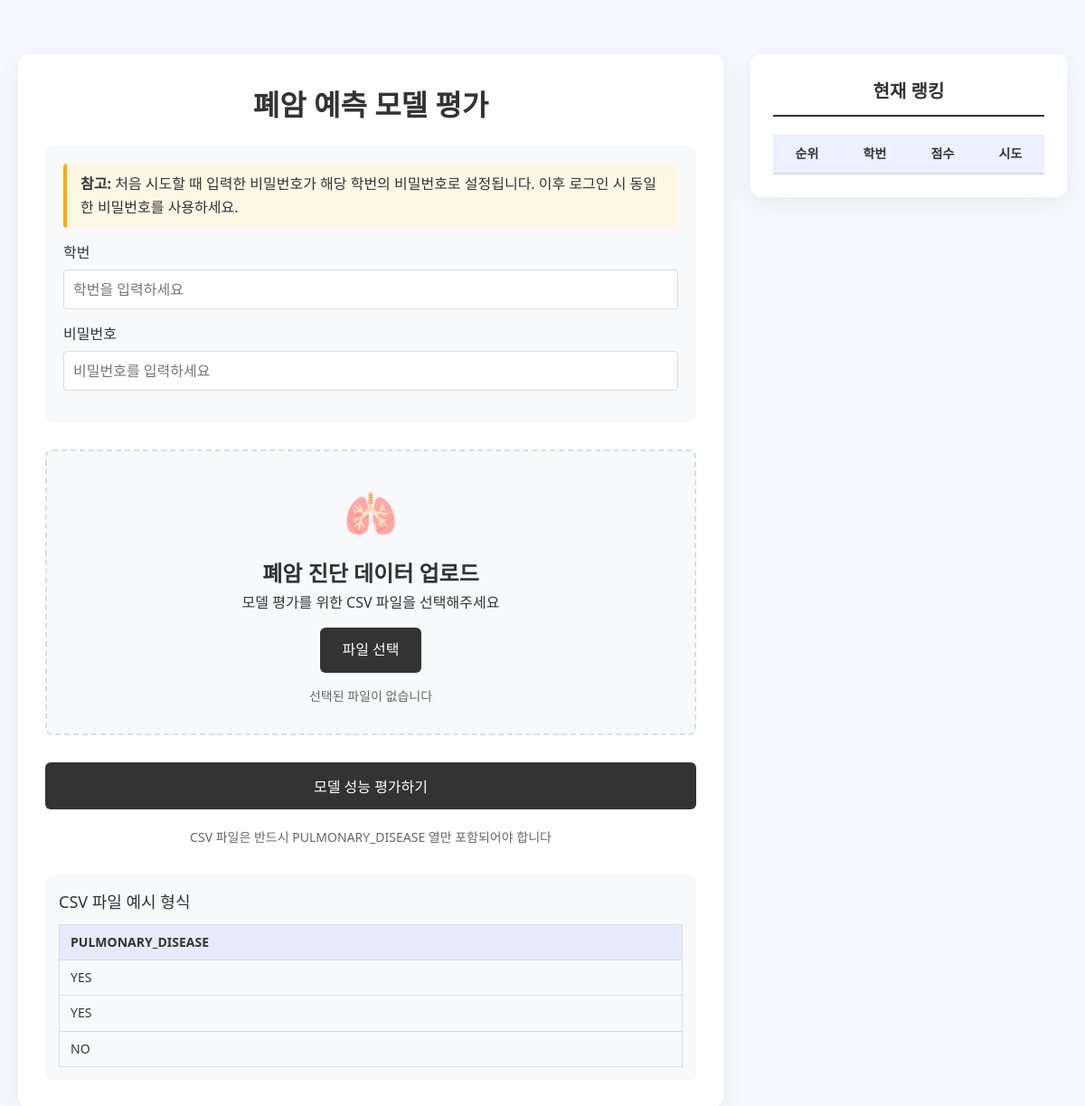
Before: / with the older database file.
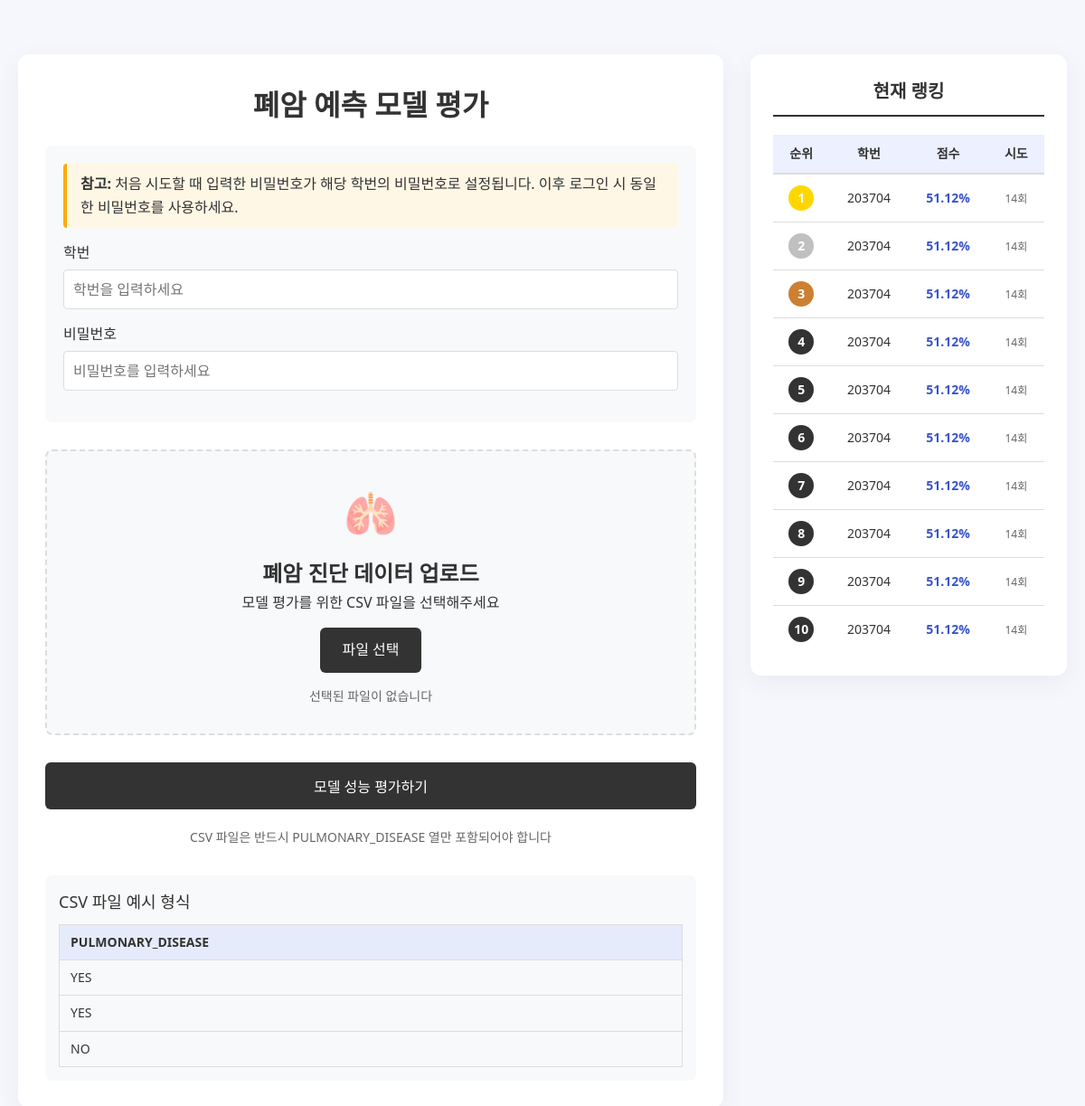
After: the same page with the newer database file.
### models.py (models this page shows)
class Score(db.Model):
    __tablename__ = 'score'
    id = db.Column(db.Integer, primary_key=True, autoincrement=True)  # 기본 키 추가
    userid = db.Column(db.Integer, db.ForeignKey('user.userid'), nullable=False)
    score = db.Column(db.Float)
    user = db.relationship('User', back_populates='scores')

### tasty.py (the view)
@app.route('/')
def index():
    return render_template('reviewform.html', rankings = get_top_scores())

### tasty.py (called while the page is built)
@app.route('/top_scores')
def get_top_scores():
    top_scores = Score.query.order_by(Score.score.desc()).limit(10).all()
    score_list = [
        {
            "rank": idx + 1,
            "student_id": s.userid,
            "score": round(s.score, 2),  # 퍼센트 변환
            "tries": Score.query.filter_by(userid=s.userid).count()  # 유저의 시도 횟수
        }
        for idx, s in enumerate(top_scores)
    ]
    return score_list

### templates/reviewform.html (shortened to what this page needs)
<!doctype html>
<html lang="ko">
  <head>
  </head>
  <body>
    <div class="container">
      <div class="main-content">
        <h1>폐암 예측 모델 평가</h1>
        <form method="post" action="/results" enctype="multipart/form-data">
          <div class="auth-container">
            <div class="auth-info">
              <p><strong>참고:</strong> 처음 시도할 때 입력한 비밀번호가 해당 학번의 비밀번호로 설정됩니다. 이후 로그인 시 동일한 비밀번호를 사용하세요.</p>
            </div>
            <div class="form-group">
              <label for="student_id">학번</label>
              <input type="text" id="student_id" name="student_id" class="form-control" required placeholder="학번을 입력하세요">
            </div>
            <div class="form-group">
              <label for="password">비밀번호</label>
              <input type="password" id="password" name="password" class="form-control" required placeholder="비밀번호를 입력하세요">
            </div>
          </div>
          <div class="file-upload-container">
            <div class="file-icon">🫁</div>
            <h2>폐암 진단 데이터 업로드</h2>
            <p>모델 평가를 위한 CSV 파일을 선택해주세요</p>
            <label for="csv_file" class="file-label">파일 선택</label>
            <div id="file-name" class="file-name">선택된 파일이 없습니다</div>
          </div>
          <button type="submit" class="submit-btn" name="submit_btn">모델 성능 평가하기</button>
          <p class="info-text">CSV 파일은 반드시 PULMONARY_DISEASE 열만 포함되어야 합니다</p>
        </form>
        <div class="example-container">
          <h3>CSV 파일 예시 형식</h3>
          <table class="example-table">
            <thead>
              <tr>
                <th>PULMONARY_DISEASE</th>
              </tr>
            </thead>
            <tbody>
              <tr>
                <td>YES</td>
              </tr>
              <tr>
                <td>YES</td>
              </tr>
              <tr>
                <td>NO</td>
              </tr>
            </tbody>
          </table>
        </div>
      </div>
      <div class="ranking-sidebar">
        <h2 class="ranking-title">현재 랭킹</h2>
        <table class="ranking-table">
          <thead>
            <tr>
              <th>순위</th>
              <th>학번</th>
              <th>점수</th>
              <th>시도</th>
            </tr>
          </thead>
          <tbody>
            {% for ranking in rankings %}
            <tr>
              <td>
                {% if ranking.rank == 1 %}
                <span class="rank-number rank-1">1</span>
                {% elif ranking.rank == 2 %}
                <span class="rank-number rank-2">2</span>
                {% elif ranking.rank == 3 %}
                <span class="rank-number rank-3">3</span>
                {% else %}
                <span class="rank-number rank-other">{{ ranking.rank }}</span>
                {% endif %}
              </td>
              <td>{{ ranking.student_id }}</td>
              <td class="score-value">{{ ranking.score }}%</td>
              <td class="tries-count">{{ ranking.tries }}회</td>
            </tr>
            {% endfor %}
          </tbody>
        </table>
      </div>
    </div>
  </body>
</html>

### templates/reviewform.html (style rules this page uses)
:root { --primary: #333; --primary-dark: #3a56cc; --secondary: #f8f9fa; --text: #333; --border: #ddd; --shadow: rgba(0, 0, 0, 0.05); --gold: #FFD700; --silver: #C0C0C0; --bronze: #CD7F32; }
* { margin: 0; padding: 0; box-sizing: border-box; font-family: 'Segoe UI', Tahoma, Geneva, Verdana, sans-serif; }
body { background-color: #f5f7fd; color: var(--text); line-height: 1.6; padding: 20px; }
.container { max-width: 1200px; margin: 40px auto; display: grid; grid-template-columns: 1fr 350px; gap: 30px; }
.main-content { background: white; border-radius: 12px; box-shadow: 0 8px 30px var(--shadow); padding: 30px; }
.ranking-sidebar { background: white; border-radius: 12px; box-shadow: 0 8px 30px var(--shadow); padding: 25px; align-self: start; position: sticky; top: 20px; }
h1 { text-align: center; color: var(--primary); margin-bottom: 20px; font-weight: 600; }
.auth-container { background-color: var(--secondary); border-radius: 8px; padding: 20px; margin-bottom: 30px; }
.auth-info { background-color: #fff7e6; border-left: 4px solid #ffab00; padding: 10px 15px; margin-bottom: 15px; border-radius: 4px; }
.form-group { margin-bottom: 15px; }
.form-group label { display: block; margin-bottom: 5px; font-weight: 500; }
.form-control { width: 100%; padding: 10px; border: 1px solid var(--border); border-radius: 4px; font-size: 16px; }
.file-upload-container { background-color: var(--secondary); border: 2px dashed var(--border); border-radius: 8px; padding: 30px; text-align: center; margin-bottom: 30px; transition: all 0.3s ease; }
.file-icon { font-size: 48px; color: var(--primary); margin-bottom: 10px; }
.file-label { display: inline-block; background-color: var(--primary); color: white; padding: 12px 24px; border-radius: 6px; cursor: pointer; font-weight: 500; margin-top: 15px; transition: background-color 0.3s; }
.file-name { margin-top: 15px; font-size: 14px; color: #666; }
.submit-btn { display: block; width: 100%; background-color: var(--primary); color: white; border: none; padding: 14px; border-radius: 6px; font-size: 16px; cursor: pointer; font-weight: 500; transition: background-color 0.3s; }
.info-text { text-align: center; margin-top: 20px; font-size: 14px; color: #666; }
.example-container { margin-top: 30px; background-color: var(--secondary); padding: 15px; border-radius: 8px; }
.example-container h3 { margin-bottom: 10px; color: var(--primary); font-size: 18px; font-weight: 500; }
.example-table { width: 100%; border-collapse: collapse; font-size: 14px; }
.example-table th, .example-table td { padding: 8px 12px; text-align: left; border: 1px solid var(--border); }
.example-table th { background-color: rgba(74, 107, 255, 0.1); }
.ranking-title { font-size: 20px; color: var(--primary); margin-bottom: 20px; font-weight: 600; text-align: center; border-bottom: 2px solid var(--primary); padding-bottom: 10px; }
.ranking-table { width: 100%; border-collapse: collapse; font-size: 14px; }
.ranking-table th { background-color: rgba(74, 107, 255, 0.1); padding: 10px; text-align: center; border-bottom: 2px solid var(--border); font-weight: 600; }
.ranking-table td { padding: 12px 8px; text-align: center; border-bottom: 1px solid var(--border); }
.ranking-table tr:last-child td { border-bottom: none; }
.rank-number { font-weight: bold; display: inline-flex; align-items: center; justify-content: center; width: 28px; height: 28px; border-radius: 50%; color: white; }
.rank-1 { background-color: var(--gold); }
.rank-2 { background-color: var(--silver); }
.rank-3 { background-color: var(--bronze); }
.rank-other { background-color: var(--primary); }
.score-value { font-weight: bold; color: var(--primary-dark); }
.tries-count { color: #666; font-size: 12px; }

Changed rows visible on the page:
added Score: shows "1", student_id "203704", score "51.12", tries "14"
added Score: shows "2", student_id "203704", score "51.12", tries "14"
added Score: shows "3", student_id "203704", score "51.12", tries "14"
added Score: rank "4", student_id "203704", score "51.12", tries "14"
added Score: rank "5", student_id "203704", score "51.12", tries "14"
added Score: rank "6", student_id "203704", score "51.12", tries "14"
added Score: rank "7", student_id "203704", score "51.12", tries "14"
added Score: rank "8", student_id "203704", score "51.12", tries "14"
added Score: rank "9", student_id "203704", score "51.12", tries "14"
added Score: rank "10", student_id "203704", score "51.12", tries "14"
